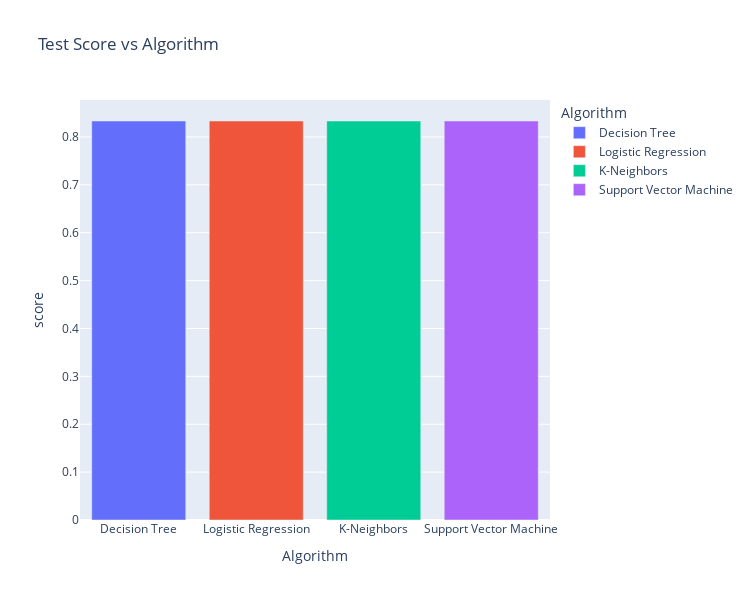

This figure's notebook cell:
### Code cell
import plotly.express as px
px.bar(scores, scores.Algorithm, scores.score, width = 750, height = 600,
       color = scores.Algorithm, title = 'Test Score vs Algorithm')

### Figure 1 — Plotly figure (JSON) as saved in the notebook; plotly's stock layout.template omitted (floating-point values rounded to 4 significant figures)
{"data": [{"alignmentgroup": "True", "hovertemplate": "Algorithm=%{x}<br>score=%{y}<extra></extra>", "legendgroup": "Decision Tree", "marker": {"color": "#636efa", "pattern": {"shape": ""}}, "name": "Decision Tree", "offsetgroup": "Decision Tree", "orientation": "v", "showlegend": true, "textposition": "auto", "type": "bar", "x": ["Decision Tree"], "xaxis": "x", "y": [0.8333], "yaxis": "y"}, {"alignmentgroup": "True", "hovertemplate": "Algorithm=%{x}<br>score=%{y}<extra></extra>", "legendgroup": "Logistic Regression", "marker": {"color": "#EF553B", "pattern": {"shape": ""}}, "name": "Logistic Regression", "offsetgroup": "Logistic Regression", "orientation": "v", "showlegend": true, "textposition": "auto", "type": "bar", "x": ["Logistic Regression"], "xaxis": "x", "y": [0.8333], "yaxis": "y"}, {"alignmentgroup": "True", "hovertemplate": "Algorithm=%{x}<br>score=%{y}<extra></extra>", "legendgroup": "K-Neighbors", "marker": {"color": "#00cc96", "pattern": {"shape": ""}}, "name": "K-Neighbors", "offsetgroup": "K-Neighbors", "orientation": "v", "showlegend": true, "textposition": "auto", "type": "bar", "x": ["K-Neighbors"], "xaxis": "x", "y": [0.8333], "yaxis": "y"}, {"alignmentgroup": "True", "hovertemplate": "Algorithm=%{x}<br>score=%{y}<extra></extra>", "legendgroup": "Support Vector Machine", "marker": {"color": "#ab63fa", "pattern": {"shape": ""}}, "name": "Support Vector Machine", "offsetgroup": "Support Vector Machine", "orientation": "v", "showlegend": true, "textposition": "auto", "type": "bar", "x": ["Support Vector Machine"], "xaxis": "x", "y": [0.8333], "yaxis": "y"}], "layout": {"barmode": "relative", "height": 600, "legend": {"title": {"text": "Algorithm"}, "tracegroupgap": 0}, "title": {"text": "Test Score vs Algorithm"}, "width": 750, "xaxis": {"anchor": "y", "categoryarray": ["Decision Tree", "Logistic Regression", "K-Neighbors", "Support Vector Machine"], "categoryorder": "array", "domain": [0, 1], "title": {"text": "Algorithm"}}, "yaxis": {"anchor": "x", "domain": [0, 1], "title": {"text": "score"}}}}
